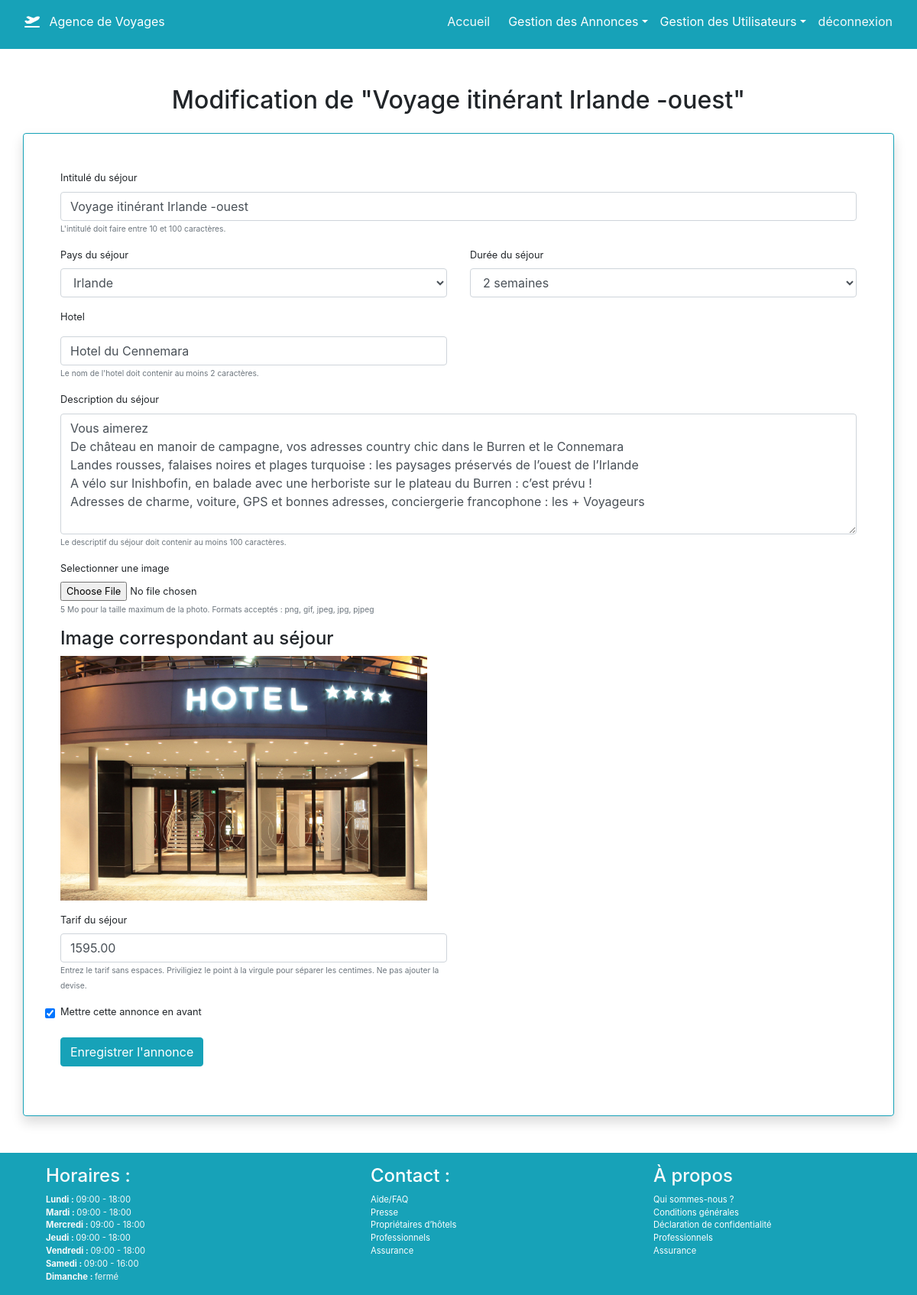
Screenshot of /modification_sejour.php?id=13 (signed in) with the database file from the repository.
### tables this page shows
CREATE TABLE IF NOT EXISTS `travels` (
  `id` int(11) NOT NULL AUTO_INCREMENT,
  `entitled` varchar(255) NOT NULL,
  `hostel_name` varchar(255) NOT NULL,
  `country_id` int(11) NOT NULL,
  `description` text NOT NULL,
  `term` varchar(255) NOT NULL,
  `price` varchar(10) NOT NULL,
  `picture` varchar(255) NOT NULL,
  `actived` varchar(10) NOT NULL DEFAULT 'off',
  PRIMARY KEY (`id`)
);

### modification_sejour.php (the view, shortened to what this page needs)
<?php
require 'inc/config.php';
$sql = 'SELECT * FROM countries ORDER BY nom_fr_fr';
$requete = $bdd->prepare($sql);
$requete->execute();
$countries = $requete->fetchAll(PDO::FETCH_ASSOC);
$sql2 = 'SELECT * FROM travels WHERE id = :param_id';
$requete = $bdd->prepare($sql2);
$requete->bindValue(':param_id', $_GET['id']);
$requete->execute();
$travel = $requete->fetch(PDO::FETCH_ASSOC);
?>
<?php include 'partials/header.php'; ?>
	<main class="pb-5">
		<h2 class="text-center mt-5">Modification de "<?=$travel['entitled'];?>"</h2>
		<div class="container">
	      	<div class="row pt-3">
	        	<div class="col-12 border border-info rounded p-5 small shadow">
	        		<form class="form-group" method="post" enctype="multipart/form-data">
	        			<div class="row mb-3">
	                		<div class="col-12">
								<label for="nom_sejour">Intitulé du séjour</label>
								<input type="text" name="input_entitled" id="nom_sejour" class="form-control" value="<?=$travel['entitled'];?>">
								<small class="text-muted">L'intitulé doit faire entre 10 et 100 caractères.</small>
	                		</div>
	                	</div>
	        			<div class="row mb-3">
	                		<div class="col-6">
								<label for="country">Pays du séjour</label>
								<select id="country" name="input_country" class="form-control">
									<?php foreach($countries as $country):?>
										<?php
											if($country['id'] === $travel['country_id']){
												$is_select = 'selected';
											}
											else {
												$is_select = '';
											}
										?>
									<option value="<?=$country['id']; ?>" <?php echo $is_select;?>><?=$country['nom_fr_fr']; ?></option>
									<?php endforeach;?>
								</select>
	                		</div>
	                		<div class="col-6">
								<label for="term">Durée du séjour</label>
								<select id="term" name="input_term" class="form-control">
									<option value="2 semaines" <?=($travel['term'] == '2 semaines') ? 'selected' : '';?>>2 semaines</option>
								</select>
	                		</div>
	                	</div>
	        			<div class="row mb-3">
	                		<div class="col-6">
	                  			<label class="mb-3" for="hostel">Hotel</label>
								<input type="text" name="input_hostel" id="hostel" class="form-control" value="<?=$travel['hostel_name'];?>">
								<small class="text-muted">Le nom de l'hotel doit contenir au moins 2 caractères.</small>
	                		</div>
	                	</div>
	                	<div class="row mb-3">
	                		<div class="col-12">
								<label for="description">Description du séjour</label>
								<textarea class="form-control" rows="6" name="input_description" id="description" placeholder="Faites une déscription du séjour"><?=$travel['description'];?></textarea>
								<small class="text-muted">Le descriptif du séjour doit contenir au moins 100 caractères.</small>
	                		</div>
	                	</div>
	                	<div class="row mb-3">
	                		<div class="col-12 d-flex flex-column">
								<label for="picture">Selectionner une image</label>
								<input type="file" name="input_picture" id="picture" accept="image/*">
								<small class="text-muted mt-1">5 Mo pour la taille maximum de la photo. Formats acceptés : png, gif, jpeg, jpg, pjpeg</small>
							</div>
						</div>
						<div class="row mb-3">
	                		<div class="col-12">
	                			<h4 class="">Image correspondant au séjour</h4>
								<img class="img-fluid" src="http://localhost/php/agencevoyage/img/upload/<?=$travel['picture'];?>" alt="" >
							</div>
						</div>
						<div class="row mb-3">
	                		<div class="col-6">
								<label for="price">Tarif du séjour</label>
								<input type="text" name="input_price" id="price" class="form-control" value="<?=$travel['price'];?>">
								<small class="text-muted">Entrez le tarif sans espaces. Priviligiez le point à la virgule pour séparer les centimes. Ne pas ajouter la devise.</small>
							</div>
						</div>
						<div class="row mb-3">
	                		<div class="col-6">
				      			<input class="form-check-input" type="checkbox" name="input_actived" id="annonce_prio" <?=($travel['actived'] == 'off') ? '' : 'checked';?> >
				      			<label for="annonce_prio">Mettre cette annonce en avant</label>
				      		</div>
						</div>
						<div>
							<button type="submit" class="btn btn-info">Enregistrer l'annonce</button>
						</div>
					</form>
	            </div>
	        </div>
	    </div>
	</main>
<?php include 'partials/footer.php'; ?>

### rows the page displays
travels: entitled "Voyage itinérant Irlande -ouest", input_entitled "Voyage itinérant Irlande -ouest", input_term "2 semaines", input_hostel "Hotel du Cennemara", input_description "Vous aimerez De château en manoir de campagne, vos adresses country chic dans le Burren et le Connemara Landes rousses, falaises noires et plages turquoise : les paysages préservés de l’ouest de l’Irlande A vélo sur Inishbofin, en balade avec une herboriste sur le plateau du Burren : c’est prévu ! Adresses de charme, voiture, GPS et bonnes adresses, conciergerie francophone : les + Voyageurs", picture (picture), input_price "1595.00", actived "☑"

### other values shown
$days[$key] "Lundi"
$value['start'] "09:00"
$value['end'] "18:00"
$days[$key] "Mardi"
$days[$key] "Mercredi"
$days[$key] "Jeudi"
$days[$key] "Vendredi"
$days[$key] "Samedi"
$value['end'] "16:00"
$days[$key] "Dimanche"
form field input_country "Irlande"
